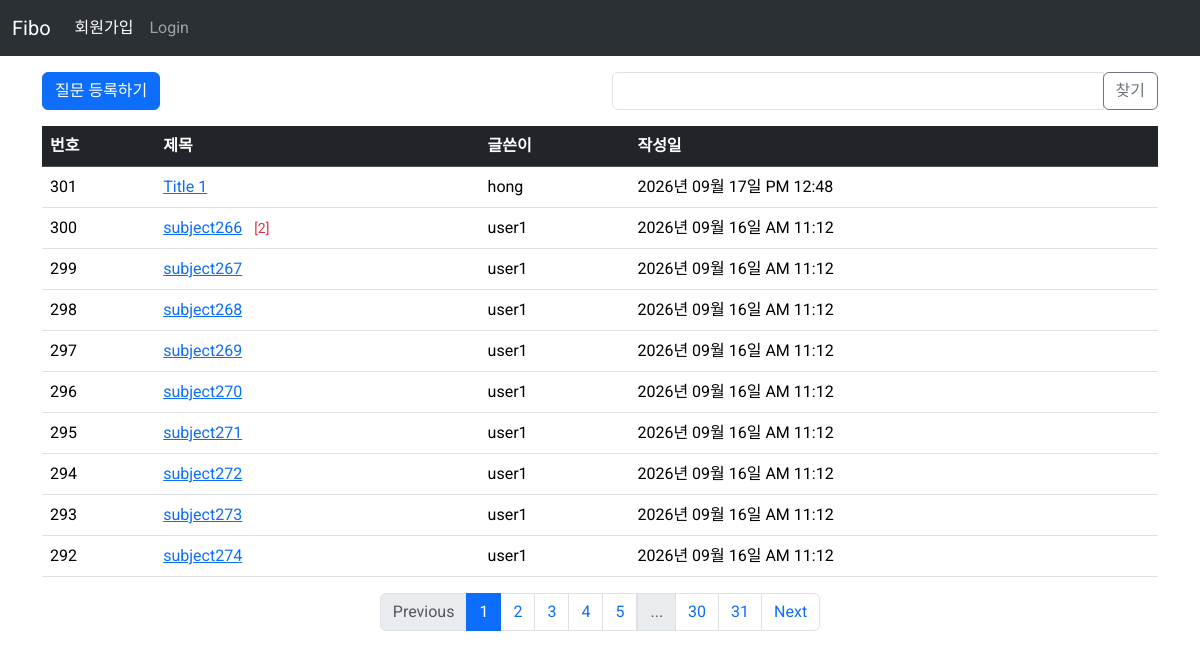
The page /question/list on the database its author committed.
### pybo/models.py (models this page shows)
class Question(db.Model):
    id = db.Column(db.Integer, primary_key=True)
    subject = db.Column(db.String(200), nullable=False)
    content = db.Column(db.Text, nullable=False)
    create_date = db.Column(db.DateTime,nullable=False)
    user_id = db.Column(db.Integer, db.ForeignKey('user.id',ondelete="CASCADE"), nullable=False)
    user = db.relationship('User', backref=db.backref('question_set'))
    modify_date = db.Column(db.DateTime,nullable=True)

class User(db.Model):
    id = db.Column(db.Integer, primary_key=True)
    username = db.Column(db.String(150), unique=True, nullable=False)
    password = db.Column(db.String(200), nullable=False)
    email = db.Column(db.String(120), unique=True, nullable=False)

### pybo/views/question_views.py (the view, shortened to what this page needs)
@bp.route('/list')
def _list():
    page = request.args.get('page', default=1, type=int) # 페이지
    kw = request.args.get('kw', default='', type=str)  # 검색키워드 추가
    question_list = Question.query.order_by(Question.create_date.desc())
    question_list = question_list.paginate(page=page, per_page=10)
    return render_template('question/question_list.html',question_list=question_list, page=page, kw=kw)

### pybo/filter.py (called while the page is built)
def format_datetime(value,fmt="%Y년 %m월 %d일 %p %I:%M"):
    return value.strftime(fmt)

### pybo/views/auth_views.py (called while the page is built)
@bp.before_app_request
def load_logged_in_user():
    user_id = session.get('user_id')
    if user_id is None:
        g.user = None
    else:
        g.user = User.query.get(user_id)

### pybo/templates/question/question_list.html (shortened to what this page needs)
{% extends "base.html" %}
{% block content %}
<div class="container mv-3">
    <div class="row my-3">
        <div class="col-6">
            <a href="{{ url_for('question.create') }}" class="btn btn-primary">질문 등록하기</a>
        </div>
        <div class="col-6">
            <div class="input-group">
                <input type="text" id="search_kw" class="form-control"
                    value="{{ kw or '' }}">
                <div class="input-group-append">
                    <button class="btn btn-outline-secondary" id="btn_search">찾기</button>
                </div>
            </div>
        </div>
    </div>
    <table class="table table-hover">
      <thead>
        <tr class="table-dark">
          <th scope="col">번호</th>
          <th scope="col">제목</th>
          <th scope="col">글쓴이</th>
          <th scope="col">작성일</th>
        </tr>
      </thead>
      <tbody>
        {% if question_list %}
          {% for question in question_list.items %}
          <tr>
            <td>{{ question_list.total - ((question_list.page-1)*question_list.per_page) -loop.index0 }}</td>
            <td><a href="{{ url_for('question.detail', question_id=question.id) }}">{{ question.subject }}</a>
                {% if question.answer_set| length > 0 %}
                    <span class="text-danger small mx-2">[{{question.answer_set|length}}]</span> </span>
                {% endif %}
            </td>
            <td>{{ question.user.username}}</td>
            <td>{{ question.create_date |datetime}}</td>
          </tr>
          {% endfor %}
        {% else %}
        <tr>
            <td colspan="3">질문이 없습니다.</td>
        </tr>
        {% endif %}
      </tbody>
    </table>
    <ul class="pagination justify-content-center">
        {% if question_list.has_prev %}
          <li class="page-item">
            <a class="page-link" data-page="{{ question_list.prev_num }}" href="javascript:void(0)">Previous</a>
          </li>
        {% else %}
          <li class="page-item disabled"><a class="page-link" href="javascript:void(0)">Previous</a></li>
        {% endif %}
        {% for page_num in question_list.iter_pages() %}
        {% if page_num %}
        {% if page_num != question_list.page %}
        <li class="page-item">
            <a class="page-link" data-page="{{ page_num }}"
               href="javascript:void(0)">{{ page_num }}</a>
        </li>
        {% else %}
        <li class="page-item active" aria-current="page">
            <a class="page-link" href="javascript:void(0)">{{ page_num }}</a>
        </li>
        {% endif %}
        {% else %}
        <li class="disabled">
            <a class="page-link" href="javascript:void(0)">...</a>
        </li>
        {% endif %}
        {% endfor %}
        {% if question_list.has_next %}
          <li class="page-item">
            <a class="page-link" data-page="{{ question_list.next_num }}" href="javascript:void(0)">Next</a>
          </li>
        {% else %}
          <li class="page-item disabled"><a class="page-link" href="javascript:void(0)">Next</a></li>
        {% endif %}
    </ul>
</div>
{% endblock %}

### pybo/templates/base.html (shortened to what this page needs)
<!DOCTYPE html>
<html lang="ko">
<head>
    <link rel="stylesheet" href="https://cdn.jsdelivr.net/npm/bootstrap@5.3.8/dist/css/bootstrap.min.css">
    <link rel="stylesheet" href="{{ url_for('static', filename='style.css') }}">
</head>
<body>
    {% include 'navbar.html' %}
    {% block content %}
    {% endblock %}
</body>
</html>

### pybo/templates/navbar.html (shortened to what this page needs)
<nav class="navbar navbar-expand-sm bg-body-tertiary" data-bs-theme="dark">
  <div class="container-fluid">
    <a class="navbar-brand" href="{{ url_for('main.index') }}">Fibo</a>
    <div class="collapse navbar-collapse" id="navbarNav">
      {% if g.user %}
        <ul class="navbar-nav">
          <li class="nav-item">
            <a class="nav-link" href="{{ url_for('auth.logout') }}"> Logout({{g.user.username}})</a>
          </li>
        </ul>
      {% else %}
        <ul class="navbar-nav">
          <li class="nav-item">
            <a class="nav-link active" aria-current="page" href="{{url_for('auth.signup')}}">회원가입</a>
          </li>
          <li class="nav-item">
            <a class="nav-link" href="{{ url_for('auth.login') }}">Login</a>
          </li>
        </ul>
      {% endif %}
    </div>
  </div>
</nav>

### pybo/static/style.css (style rules this page uses)
body { font-family: "Roboto", sans-serif; font-weight: 400; }

### rows shown on the page
Question: id "301", subject "Title 1", user.username "hong", create_date "2026년 09월 17일 PM 12:48"
Question: total "300", subject "subject266", answer_set|length "2", user.username "user1", create_date "2026년 09월 16일 AM 11:12"
Question: total "299", subject "subject267", user.username "user1", create_date "2026년 09월 16일 AM 11:12"
Question: total "298", subject "subject268", user.username "user1", create_date "2026년 09월 16일 AM 11:12"
Question: total "297", subject "subject269", user.username "user1", create_date "2026년 09월 16일 AM 11:12"
Question: total "296", subject "subject270", user.username "user1", create_date "2026년 09월 16일 AM 11:12"
Question: total "295", subject "subject271", user.username "user1", create_date "2026년 09월 16일 AM 11:12"
Question: total "294", subject "subject272", user.username "user1", create_date "2026년 09월 16일 AM 11:12"
Question: total "293", subject "subject273", user.username "user1", create_date "2026년 09월 16일 AM 11:12"
Question: total "292", subject "subject274", user.username "user1", create_date "2026년 09월 16일 AM 11:12"

### other values the page prints
{{ page_num }} "1"
{{ page_num }} "2" "3" "4" "5" "30" "31"
